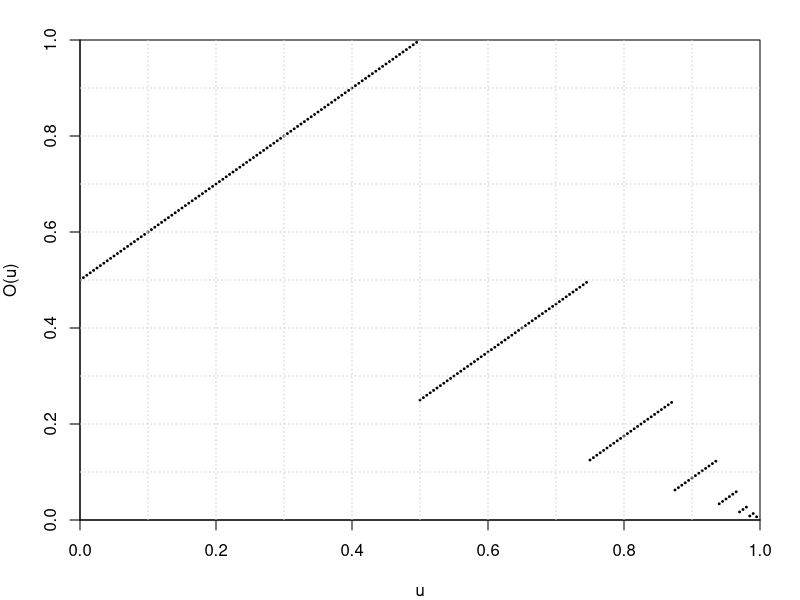
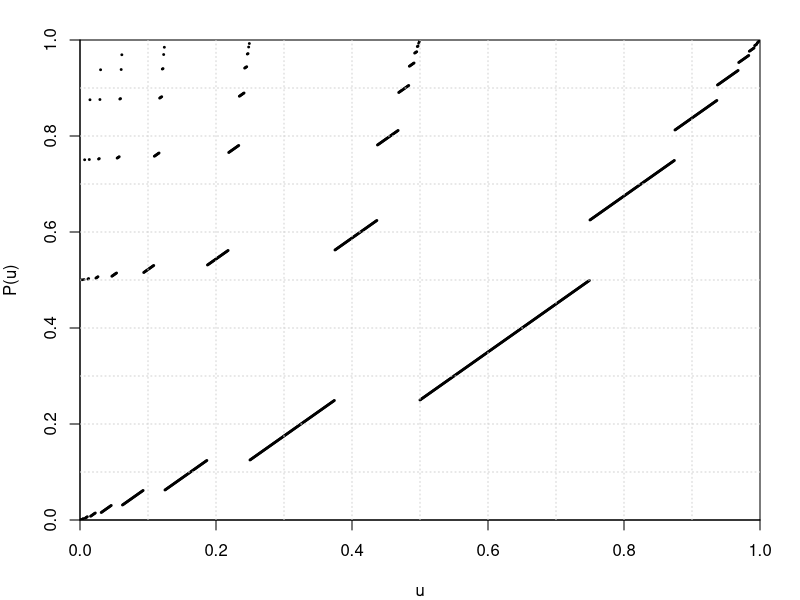

The R source for these figures, in order:
## ---- chunk 1
knitr::opts_chunk$set(echo = TRUE, collapse=TRUE, fig.path="./assets/fig/dyadic-", fig.align="center")
fscale <- 1 # scale for figures
## ---- chunk 2
num2dyadic <- function(u, nmax=1024L){ 
  out <- integer(nmax)
  i <- j <- 0L
  while(u>0 && i<nmax){
    j <- 1L + max(0L,floor(-log2(u*(1+.Machine$double.eps^.5)))) 
    if(i+j <= nmax){
      i <- i + j
      out[i] <- 1L
      u <- 2L^j*u - 1L
    }else{
      i <- nmax
    }
  }
  return(out[1:i])
}
## ---- chunk 3
dyadic2num <- function(d) sum(d/2L^(seq_along(d))) 
## ---- chunk 4
num2dyadic(1/2+1/4)
## ---- chunk 5
( d <- num2dyadic(0.2) )
length(d)
## ---- chunk 6
dyadic2num(d) == 0.2
## ---- chunk 7
odometer <- function(d, image=c("forward", "backward")){
  image <- match.arg(image)
  if(image=="forward"){
    if(all(d==1L)){
      d <- c(rep(0L, length(d)), 1L)
    }else{
      k <- which.min(d)
      d[1:k] <- 1L-d[1:k]
    }
  }
  if(image=="backward"){
    if(all(d==0L)){
      d <- c(rep(1L, length(d)), 0L)
    }else{
      k <- which.max(d)
      d[1:k] <- 1L-d[1:k]
    }
  }
  return(d)
}
## ---- chunk 8
par(mar=c(4,4,2,2))
u <- seq(0, 0.995, by=0.005)
Ou <- sapply(u, function(u) dyadic2num(odometer(num2dyadic(u))))
plot(u, Ou, xlab="u", ylab="O(u)", 
     xlim=c(0,1), ylim=c(0,1),
     pch=19, cex=.25, 
     pty="s", xaxs="i", yaxs="i")
grid(nx=10)
## ---- chunk 9
pascal <- function(d){
  if(all(d==0L)) return(0L)
  i <- which.max(d)
  m1 <- i-1L
  d0 <- c(d, 0L)
  k1 <- which.min(d0[-(1:i)])-1L
  begin <- c(rep(1L, k1), rep(0L, m1+1L), 1L)
  if(length(d)==m1+k1+1L) d <- begin else d[1L:(m1+k1+2L)] <- begin
  return(d)
}
## ---- chunk 10
par(mar=c(4,4,2,2))
u <- seq(0, 1-1/2^10, by=1/2^10)
Pu <- sapply(u, function(u) dyadic2num(pascal(num2dyadic(u))))
plot(u, Pu, xlab="u", ylab="P(u)", 
     xlim=c(0,1), ylim=c(0,1),
     pch=19, cex=.25, 
     pty="s", xaxs="i", yaxs="i")
grid(nx=10)
